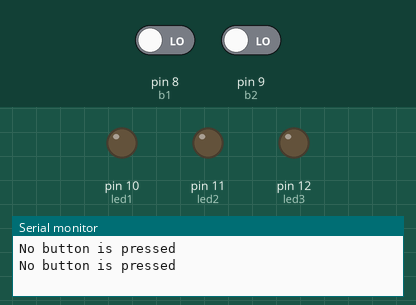
The program below on a simulated Arduino Uno, built with avr-gcc and run on an emulated ATmega328P. Shown: output pins drawn as LEDs (lit = HIGH), the last lines printed to the serial monitor. The inputs (shaded band) are chosen by the test bench; at power-on: pin 8 (b1) LOW, pin 9 (b2) LOW.

Above: at 1.2 s.
1.3 s: pin 8 (b1) driven HIGH
At 3.2 s:
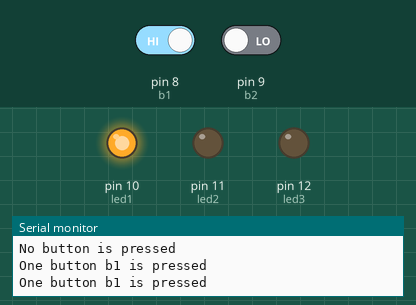
3.5 s: pin 9 (b2) driven HIGH
At 4.9 s:
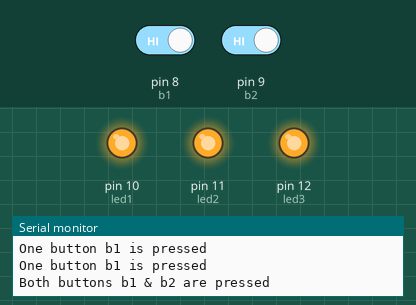
5.5 s: pin 8 (b1) driven LOW
At 6.4 s:
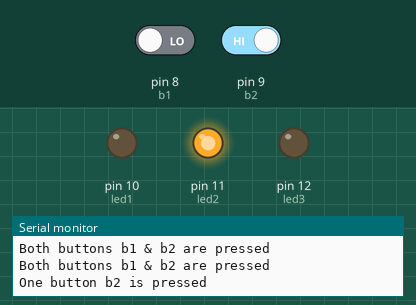
7.5 s: pin 9 (b2) driven LOW
At 9.2 s:
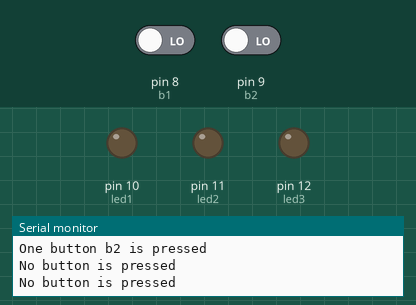
Timing chart, 0 to 10.5 s (numbered marks = the images above; inputs shaded):
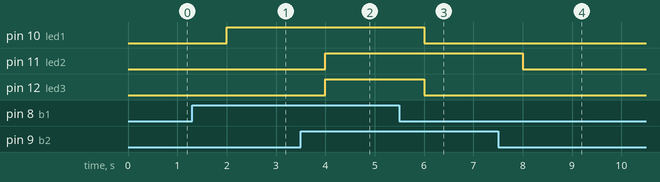

Measured:
- after the input at 1.3 s, pin 10 (led1): LOW → HIGH after 0.70 s
- after the input at 3.5 s, pin 11 (led2), pin 12 (led3): LOW → HIGH after 0.50 s
- after the input at 5.5 s, pin 10 (led1), pin 12 (led3): HIGH → LOW after 0.50 s
- after the input at 7.5 s, pin 11 (led2): HIGH → LOW after 0.50 s

The program:

main.cpp
```cpp
#include <Arduino.h>
int b1 = 8;
int b2 = 9;
int led1 = 10;
int led2 = 11;
int led3 = 12;
void setup()
{
  Serial.begin(9600);
  pinMode(b1, INPUT);
  pinMode(b2, INPUT);
  pinMode(led1, OUTPUT);
  pinMode(led2, OUTPUT);
  pinMode(led3, OUTPUT);
}
void loop()
{
  if((digitalRead(b1)==1) && (digitalRead(b2)==1))
  {
    digitalWrite(led1, HIGH);
    digitalWrite(led2, HIGH);
    digitalWrite(led3, HIGH);
    Serial.println("Both buttons b1 & b2 are pressed");
  }
  else if((digitalRead(b1)==1) && (digitalRead(b2)==0))
  {
    digitalWrite(led1, HIGH);
    digitalWrite(led2, LOW);
    digitalWrite(led3, LOW);
    Serial.println("One button b1 is pressed");
  }
  else if((digitalRead(b1)==0) && (digitalRead(b2)==1))
  {
    digitalWrite(led1, LOW);
    digitalWrite(led2, HIGH);
    digitalWrite(led3, LOW);
    Serial.println("One button b2 is pressed");
  }
  else
  {
    digitalWrite(led1, LOW);
    digitalWrite(led2, LOW);
    digitalWrite(led3, LOW);
    Serial.println("No button is pressed");
  }
  delay(1000);
}
```
